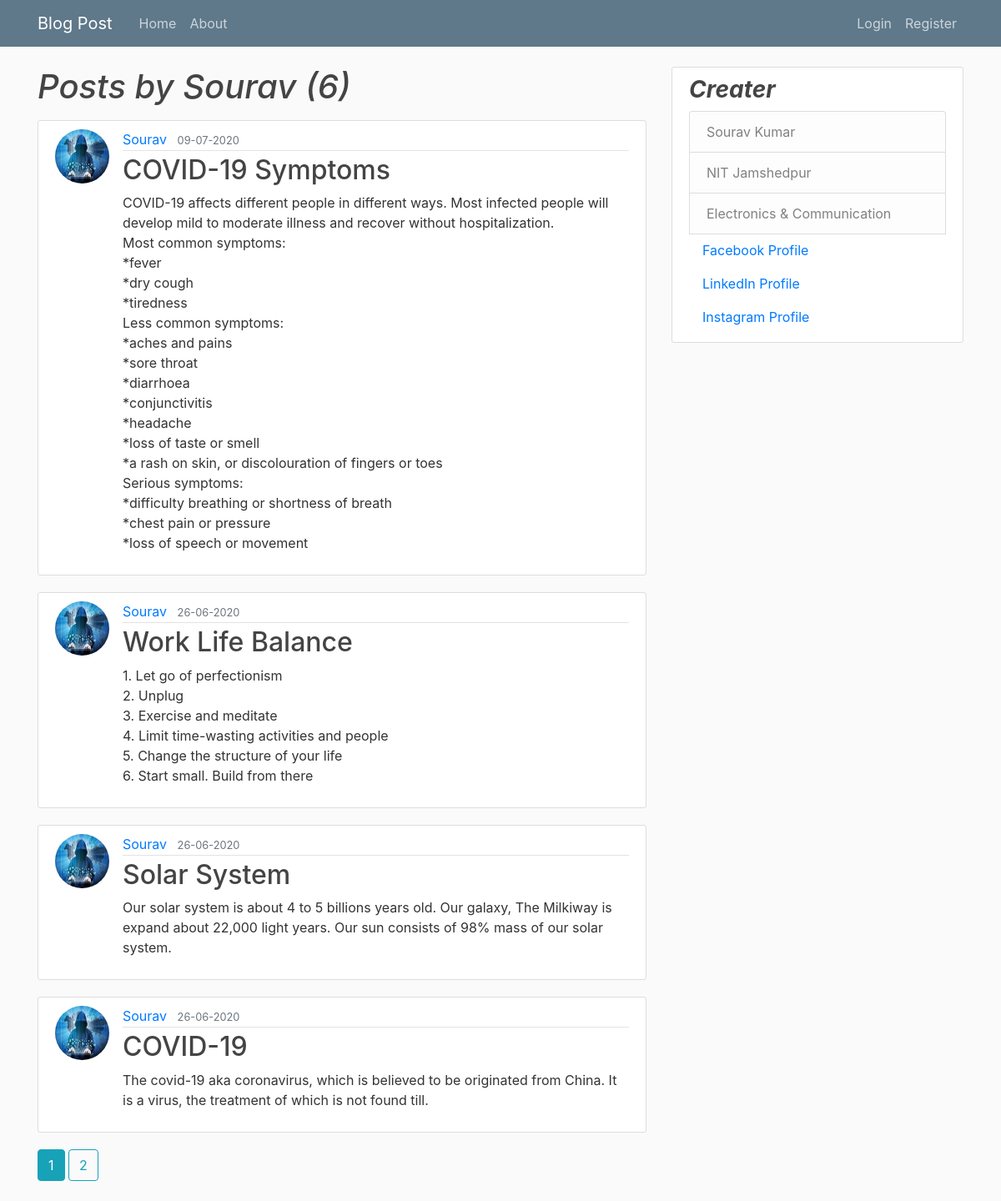
Page /user/Sourav on the committed database.
### web/models.py (models this page shows, shortened)
class User(db.Model,UserMixin):
	id = db.Column(db.Integer, primary_key =True)
	username = db.Column(db.String(20),unique=True, nullable=False)
	email = db.Column(db.String(120), unique=True, nullable=False)
	img_file = db.Column(db.String(60),nullable=False, default='default.jpg')
	password = db.Column(db.String(60), nullable=False)
	posts = db.relationship('Post',backref='author', lazy=True)

class Post(db.Model):
	id = db.Column(db.Integer,primary_key=True)
	title = db.Column(db.String(100), nullable=False)
	date_posted = db.Column(db.DateTime, nullable=False, default=datetime.utcnow)
	content = db.Column(db.Text, nullable=False)
	user_id = db.Column(db.Integer, db.ForeignKey('user.id'), nullable=False)

### web/users/routes.py (the view)
@users.route('/user/<string:username>')
def user_posts(username):
	page = request.args.get('page',1,type=int)
	user = User.query.filter_by(username=username).first_or_404()
	posts = Post.query.filter_by(author=user)\
	.order_by(Post.date_posted.desc())\
	.paginate(page=page, per_page=4)
	return render_template('user_posts.html',posts=posts,user=user)

### web/templates/user_posts.html
{% extends "layout.html" %}
{% block content %}
	<h1 class="mb-3"><i>Posts by {{ user.username }} ({{ posts.total }})</i></h1>
   {% for post in posts.items %}
	<article class="media content-section">
	  <img class="rounded-circle article-img" src="{{ url_for('static',filename = 'profile_pics/' + post.author.img_file) }}">
	  <div class="media-body">
	    <div class="article-metadata">
	      <a class="mr-2" href="{{ url_for('users.user_posts', username=post.author.username) }}">{{ post.author.username }}</a>
	      <small class="text-muted">{{ post.date_posted.strftime("%d-%m-%Y") }}</small>
	    </div>
	    <h2><a class="article-title" href="{{ url_for('posts.post', post_id=post.id) }}">{{ post.title }}</a></h2>
	    <p class="article-content">{{ post.content }}</p>
	  </div>
    </article>
	{% endfor %}
	{% for page_num in posts.iter_pages(left_edge=1, right_edge=1, left_current=1, right_current=2) %}
		{%if page_num %}
			{%if posts.page == page_num %}
				<a class="btn btn-info mb-4" href="{{ url_for('users.user_posts', username=user.username, page=page_num) }}">{{ page_num }}</a>
			{% else %}
				<a class="btn btn-outline-info mb-4" href="{{ url_for('users.user_posts', username=user.username,
				 page=page_num) }}">{{ page_num }}</a>
			{% endif %}
		{% else %}
			...
		{% endif %}
	{% endfor %}
{% endblock content %}

### web/static/main.css (style rules this page uses)
body { background: #fafafa; color: #333333; margin-top: 5rem; }
h1, h2, h3, h4, h5, h6 { color: #444444; }
.content-section { background: #ffffff; padding: 10px 20px; border: 1px solid #dddddd; border-radius: 3px; margin-bottom: 20px; }
.article-title { color: #444444; }
.article-content { white-space: pre-line; }
.article-img { height: 65px; width: 65px; margin-right: 16px; }
.article-metadata { padding-bottom: 1px; margin-bottom: 4px; border-bottom: 1px solid #e3e3e3 }

### rows in the picture
User: username "Sourav"
Post: img_file (picture), author.username "Sourav", date_posted "09-07-2020", title "COVID-19 Symptoms", content "COVID-19 affects different people in different ways. Most infected people will develop mild to moderate illness and recover without hospitalization. Most common symptoms: *fever *dry cough *tiredness Less common symptoms: *aches and pains *sore throat *diarrhoea *conjunctivitis *headache *loss of taste or smell *a rash on skin, or discolouration of fingers or toes Serious symptoms: *difficulty breathing or shortness of breath *chest pain or pressure *loss of speech or movement"
Post: img_file (picture), author.username "Sourav", date_posted "26-06-2020", title "Work Life Balance", content "1. Let go of perfectionism 2. Unplug 3. Exercise and meditate 4. Limit time-wasting activities and people 5. Change the structure of your life 6. Start small. Build from there"
Post: img_file (picture), author.username "Sourav", date_posted "26-06-2020", title "Solar System", content "Our solar system is about 4 to 5 billions years old. Our galaxy, The Milkiway is expand about 22,000 light years. Our sun consists of 98% mass of our solar system."
Post: img_file (picture), author.username "Sourav", date_posted "26-06-2020", title "COVID-19", content "The covid-19 aka coronavirus, which is believed to be originated from China. It is a virus, the treatment of which is not found till."

### other values in the picture
{{ posts.total }} "6"
{{ page_num }} "1"
{{ page_num }} "2"
